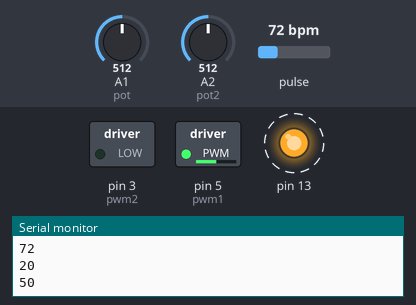
Simulated run of this sketch. Board: Arduino Uno, built with avr-gcc and run on an emulated ATmega328P. On the bench: switched loads named in the sketch (green lamp = pin HIGH), output pins drawn as LEDs (lit = HIGH), the last lines printed to the serial monitor. Dashed ring = blinking. The inputs (shaded band) are chosen by the test bench; at power-on: A1 (pot) = 512, pulse 72 bpm, A2 (pot2) = 512.

Above: at 1.2 s.
1.3 s: A1 (pot) set to 716
At 2.4 s:
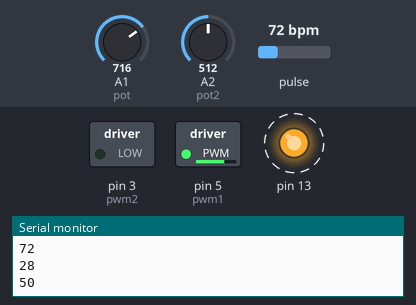
4.3 s: A1 (pot) set to 900
At 5.4 s:
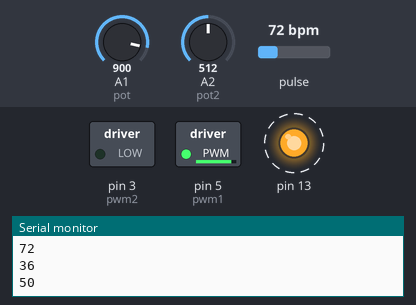
7.3 s: A1 (pot) set to 122
At 8.3 s:
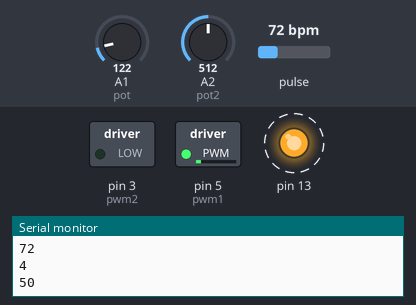
10.3 s: pulse set to 117 bpm
13.3 s: pulse set to 121 bpm
At 14.0 s:
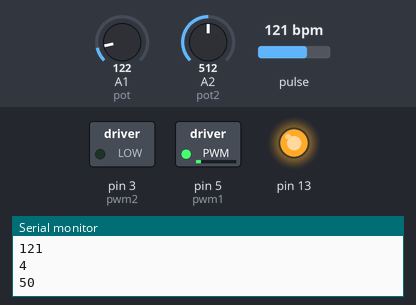
14.8 s: A1 (pot) set to 0
At 15.4 s:
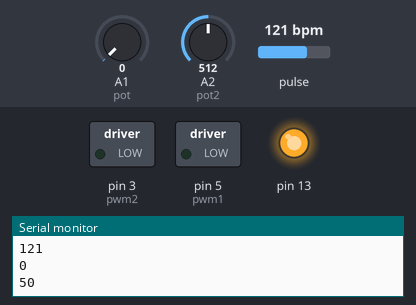
Timing chart, 0 to 17.5 s (numbered marks = the images above; inputs shaded):
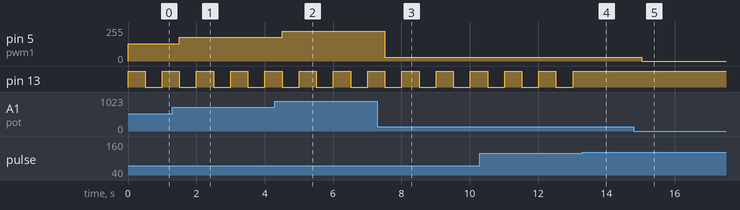

The sketch:

FinalCodeofCSE360.ino
```cpp
/*  Getting_BPM_to_Monitor prints the BPM to the Serial Monitor, using the least lines of code and PulseSensor Library.
 *  Tutorial Webpage: https://pulsesensor.com/pages/getting-advanced
 *
--------Use This Sketch To------------------------------------------
1) Displays user's live and changing BPM, Beats Per Minute, in Arduino's native Serial Monitor.
2) Print: "♥  A HeartBeat Happened !" when a beat is detected, live.
2) Learn about using a PulseSensor Library "Object".
4) Blinks LED on PIN 13 with user's Heartbeat.
--------------------------------------------------------------------*/

#define pot 1
#define pwm1 5
#define pwm2 3
#define pot2 2

#define USE_ARDUINO_INTERRUPTS true    // Set-up low-level interrupts for most acurate BPM math.
#include <PulseSensorPlayground.h>     // Includes the PulseSensorPlayground Library.

//  Variables
const int PulseWire = 0;       // PulseSensor PURPLE WIRE connected to ANALOG PIN 0
const int LED13 = 13;          // The on-board Arduino LED, close to PIN 13.
int Threshold = 350;           // Determine which Signal to "count as a beat" and which to ignore.
                               // Use the "Gettting Started Project" to fine-tune Threshold Value beyond default setting.
                               // Otherwise leave the default "550" value.

PulseSensorPlayground pulseSensor;  // Creates an instance of the PulseSensorPlayground object called "pulseSensor"


boolean motor_dir=1;
int motor_speed;


void setup() {

  Serial.begin(9600);          // For Serial Monitor

  pinMode (pwm1, OUTPUT);
  pinMode (pwm2, OUTPUT);

  // Configure the PulseSensor object, by assigning our variables to it.
  pulseSensor.analogInput(PulseWire);
  pulseSensor.blinkOnPulse(LED13);       //auto-magically blink Arduino's LED with heartbeat.
  pulseSensor.setThreshold(Threshold);

  // Double-check the "pulseSensor" object was created and "began" seeing a signal.
   if (pulseSensor.begin()) {
//    Serial.println("We created a pulseSensor Object !");  //This prints one time at Arduino power-up,  or on Arduino reset.
  }


}


void loop() {

 int myBPM = pulseSensor.getBeatsPerMinute();  // Calls function on our pulseSensor object that returns BPM as an "int".
                                               // "myBPM" hold this BPM value now.

  if (pulseSensor.sawStartOfBeat()) {            // Constantly test to see if "a beat happened".
// Serial.println("♥  A HeartBeat Happened ! "); // If test is "true", print a message "a heartbeat happened".

  }


  int a = analogRead(pot);
   motor_speed = a/4;
  if(motor_dir){
//    Serial.println("IF");
//    Serial.println(motor_speed);
    analogWrite(pwm1, motor_speed);
  }
//  else{
//    analogWrite(pwm2, motor_speed);
//    }

  long b = analogRead(pot2);
  int battery_level = b*100/1023;

//  Serial.print("BPM: ");                        // Print phrase "BPM: "
   Serial.println(myBPM);                        // Print the value inside of myBPM.

//  Serial.print(a);
//  Serial.print("   ");
  Serial.println(a/25);
//  Serial.print("   ");
//  Serial.print(motor_speed);
//  Serial.print("   ");


//  Serial.print(b);
//  Serial.print("   ");
  Serial.println(battery_level);
//  Serial.println("%");
Serial.println();

  delay(500);                    // considered best practice in a simple sketch.

}
```

Measured:
- the behaviour switches between 119 and 120 bpm on pulse (found by bisection; images 3 and 4)
- after the input at 1.3 s, pin 5 (pwm1): 128/255 → 179/255 after 0.20 s
- after the input at 4.3 s, pin 5 (pwm1): 179/255 → 225/255 after 0.21 s
- after the input at 7.3 s, pin 5 (pwm1): 225/255 → 30/255 after 0.22 s
- after the input at 13.3 s, pin 13: stays HIGH (without the input it goes to LOW after 0.23 s)
- after the input at 14.8 s, pin 5 (pwm1): 30/255 → 0/255 after 0.23 s
- by itself, pin 13: alternates HIGH for 0.50 s and LOW for 0.50 s
